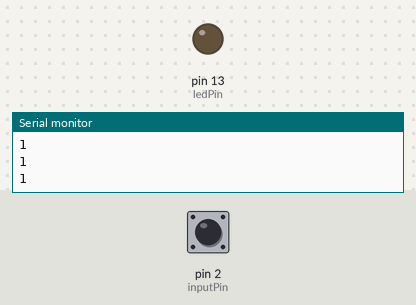
The sketch below on a simulated Arduino Uno, built with avr-gcc and run on an emulated ATmega328P. Parts: output pins drawn as LEDs (lit = HIGH), the last lines printed to the serial monitor. Inputs (shaded band) come from the test bench; at power-on: pin 2 (inputPin) HIGH.

Above: at 1.8 s.
1.9 s: pin 2 (inputPin) pulled LOW for 0.6 s
At 2.4 s:
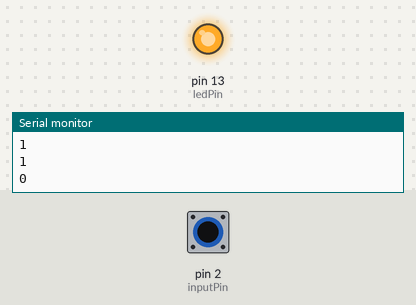
4.0 s: pin 2 (inputPin) pulled LOW for 3.2 s
At 8.2 s:
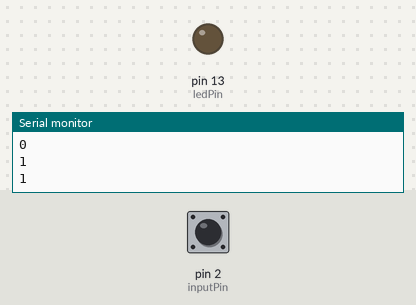
Timing chart, 0 to 9.7 s (numbered marks = the images above; inputs shaded):
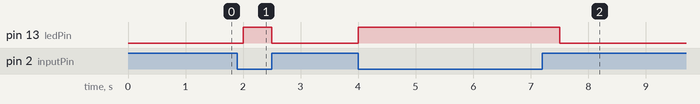

The sketch:

intenal_pull_up.ino
```cpp
// This example demonstrates the use of pinMode(INPUT_PULLUP). It reads a digital
// input on pin 2 and prints the results to the Serial Monitor.

const int inputPin = 2;
const int ledPin = 13;

void setup() {
  // put your setup code here, to run once:
  Serial.begin(9600);
  // configure pin 2 as an input and enable the internal pull-up resister
  pinMode(inputPin, INPUT_PULLUP);
  pinMode(ledPin, OUTPUT);
}

void loop() {
  // put your main code here, to run repeatedly:
  // read the pushbutton value into a variable
  int sensorVal = digitalRead(inputPin);

  // Keep in mind the pull-up means the pushbutton's logic is inverted.
  // It goes HIGH when it is open, and LOW when it is pressed.
  // Turn on pin 13 when the button is pressed, and off when it is not.

  if (sensorVal == HIGH) {
    digitalWrite(ledPin, LOW);
    Serial.println(sensorVal, DEC);
    delay(500);
  }else {
    digitalWrite(ledPin, HIGH);
    Serial.println(sensorVal, DEC);
    delay(500);
  }
}

// https://www.arduino.cc/en/Tutorial/BuiltInExamples/InputPullupSerial
```

Measured:
- after the input at 1.9 s, pin 13 (ledPin): LOW → HIGH after 0.10 s, → LOW 0.50 s later
- after the input at 4.0 s, pin 13 (ledPin): LOW → HIGH at once, → LOW 3.5 s later
